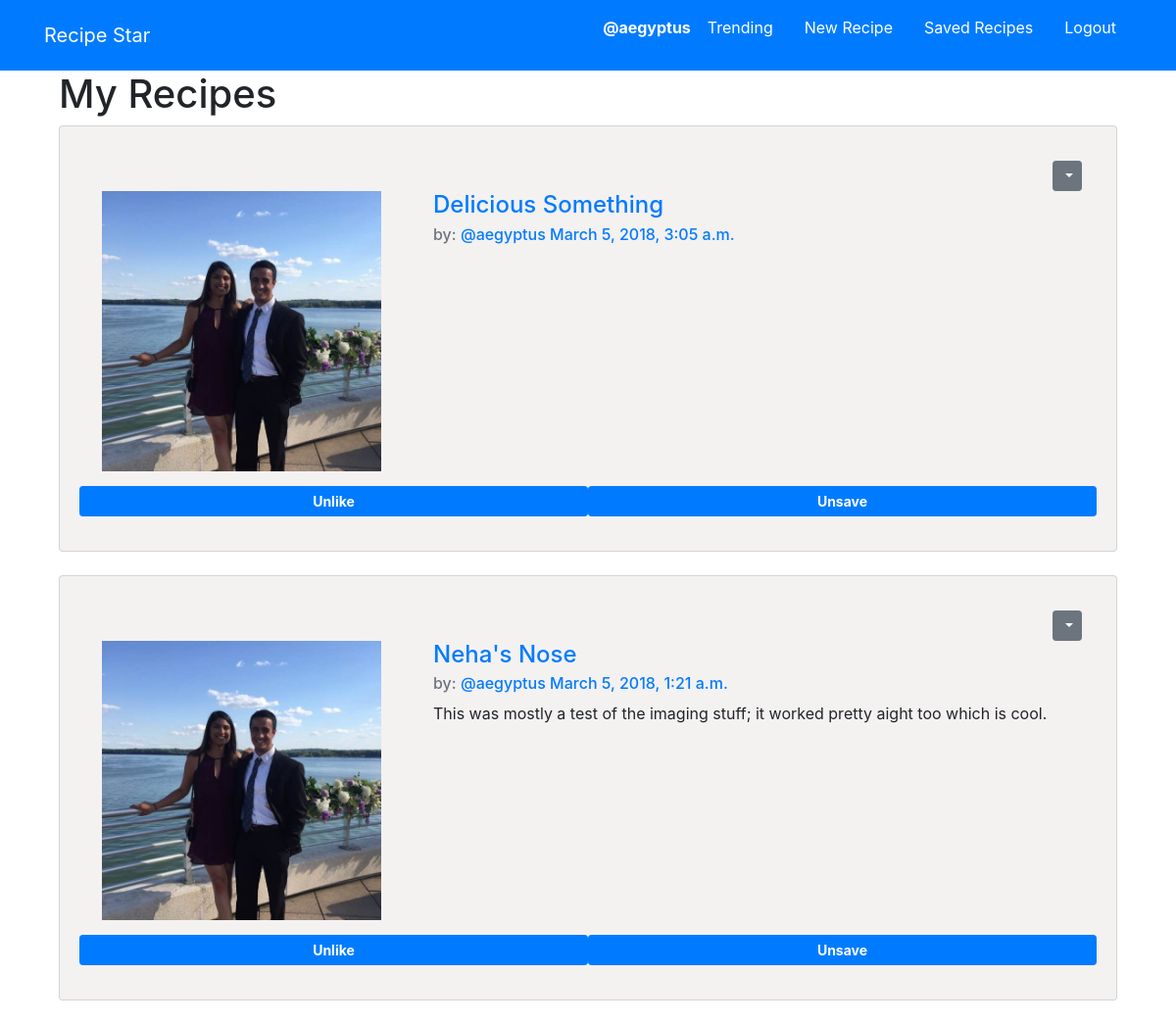
Page /recipies/saved/ (signed in) on the earlier database version.
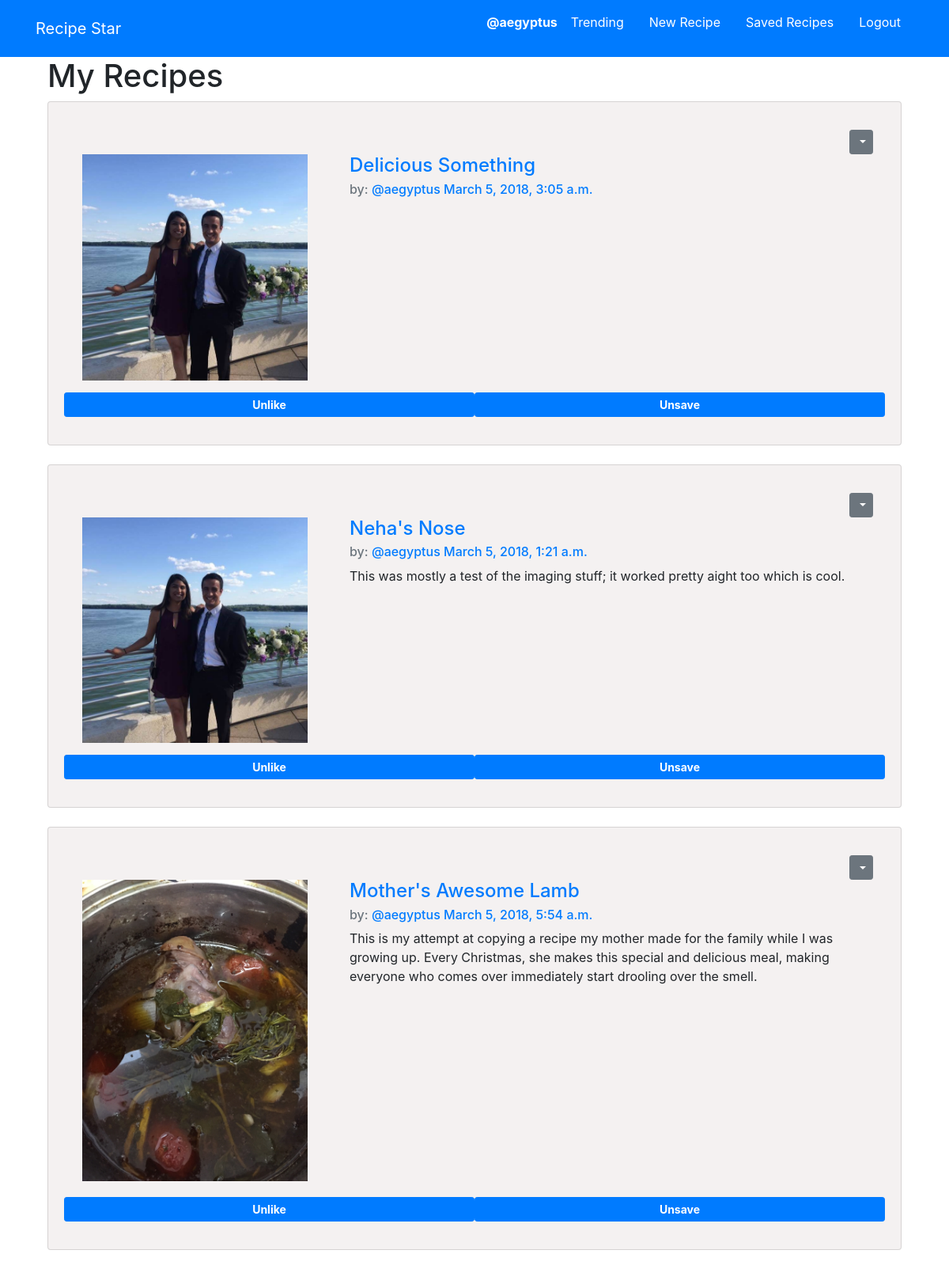
Same page on the later database version.
### recipies/models.py (models this page shows, shortened)
class Recipe(models.Model):
    user = models.ForeignKey(auth.models.User, on_delete=models.CASCADE, related_name='recipes')
    name = models.CharField(max_length=100)
    instructions = models.TextField()
    ingredients = models.TextField()
    created_at = models.DateTimeField(auto_now=True)
    about = models.TextField(blank=True, default='')
    cuisine = TaggableManager()
    pic = models.ImageField(upload_to=UploadToPathAndRename('images'), null=True, blank=True)
    like_id = models.CharField(max_length=20, editable=False)
    save_id = models.CharField(max_length=20, editable=False)
    cuisine=models.ForeignKey(Cuisine, on_delete=models.CASCADE, null=True, blank=True)
    class Meta:
        ordering = ['-created_at']

### recipies/views.py (the view)
# urls.py: path('saved/', views.SavedRecipeList.as_view(), name='saved_list'),
class SavedRecipeList(generic.ListView, SelectRelatedMixin, LoginRequiredMixin):
    model = models.Save
    select_related = ('user')
    template_name = 'recipies/saved_recipes.html'
    def get_context_data(self, **kwargs):
        context = super().get_context_data(**kwargs)
        context['recipe_user'] = self.recipe_user
        return context
    def get_queryset(self):
        user = self.request.user.username
        try:
            self.recipe_user = User.objects.prefetch_related('saves').get(username__iexact=user)
        except User.DoesNotExist:
            print("asdf")
        else:
            return self.recipe_user.saves.all()
        self.queryset = self.model.objects.filter()

### recipies/templatetags/app_filters.py (called while the page is built)
def get_recipe(value):
    return [val.recipe for val in value]

def get_like(value, inp):
    try:
        tmp = max([(val.recipe.pk == inp) & val.is_liked for val in value])
    except:
        return False
    else:
        return tmp

### recipies/templates/recipies/saved_recipes.html
{% extends 'base.html' %}
{% load app_filters %}
{% block content %}
<div class="container">
  <h1>My Recipes</h1>
  {% for recipe in save_list|get_recipe %}
    {% include 'recipies/_recipe.html' %}
  {% endfor %}
</div>
{% endblock %}

### recipies/templates/recipies/_recipe.html (shortened to what this page needs)
{% load app_filters %}
{% load staticfiles %}
<div class="card storyColor">
  <div class="card-body">
      {% if user.is_authenticated and recipe.user == user %}
      <div class="dropdown" align="right" style="vertical-align: top;">
        <button class="btn btn-secondary btn-sm dropdown-toggle"
        type="button" id="dropdownMenu1" data-toggle="dropdown"
        aria-haspopup="true" aria-expanded="false">
        </button>
      </div>
      {% endif %}
<div class='row'>
  <div class='col-md-4'>
    {% if recipe.pic %}
      <img src="{{ recipe.pic.url }}" style='height: 95%; width: 95%; object-fit: contain'
      />
    {% else %}
    <img src="{% static 'images/FoodPlate.png' %}" style='height: 95%; width: 95%; object-fit: contain'
    />
    {% endif %}
  </div>
  <div class='col-md-8'>
  <h4 class='card-title'>
    <a href="{% url 'recipies:detailview' pk=recipe.pk %}">{{recipe.name}}</a>
  </h4>
    <h6 class='card-subtitle mb-2 text-muted'>
    by: <a href="{% url 'recipies:by_recipe' username=recipe.user.username %}">@{{recipe.user.username}}</a>
    <a href="{% url 'recipies:detailview' pk=recipe.pk %}">{{recipe.created_at}}</a>
  </h6>
  <p class='card-text'>
    {{recipe.about}}
  </p>
  <br>
  </div>
</div>
{% if user.is_authenticated %}
<div class="row">
  <button class="btn btn-sm btn-primary like col" id="{{recipe.like_id}}">
  {% with likes=user.likes.all %}
  {% if likes|get_like:recipe.pk == True %}
    <strong>Unlike</strong>
  {% else %}
    <strong>Like</strong>
  {% endif %}
  {% endwith %}
  </button>
  <button class="btn btn-sm btn-primary save col" id="{{recipe.save_id}}">
  {% if recipe in user.saves.all|get_recipe %}
    <strong>Unsave</strong>
  {% else %}
    <strong>Save</strong>
  {% endif %}
  </button>
</div>
{% endif %}
</div>
</div>
<br>

Differences in the rows shown:
added Recipe: pic (picture), name "Mother's Awesome Lamb", user.username "aegyptus", created_at "March 5, 2018, 5:54 a.m.", about "This is my attempt at copying a recipe my mother made for the family while I was growing up. Every Christmas, she makes this special and delicious meal, making everyone who comes over immediately start drooling over the smell.", shows "Unlike", shows "Unsave"
